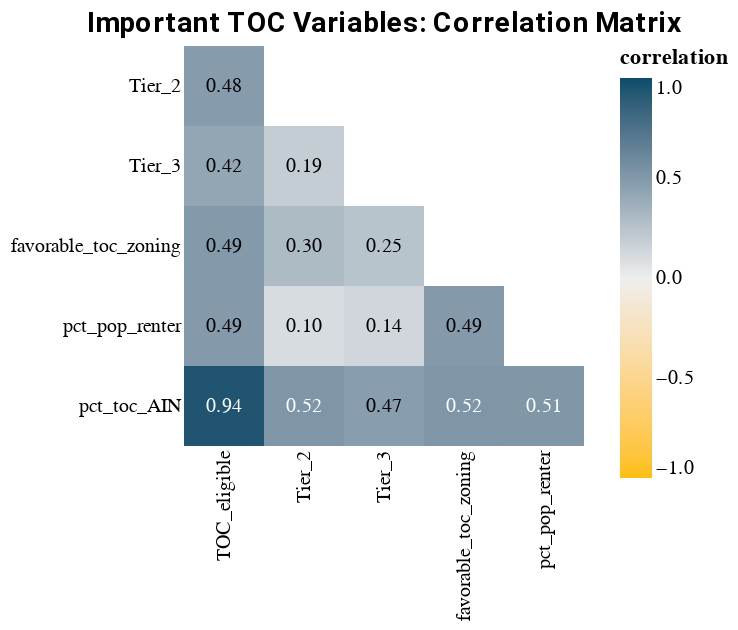

Source (notebook cell):
### Code cell
correlation_matrix(correlation_subset, "Important TOC Variables: Correlation Matrix")

### Figure 1 — Vega-Lite specification as saved in the notebook (floating-point values rounded to 4 significant figures)
{"config": {"view": {"continuousWidth": 400, "continuousHeight": 300, "strokeOpacity": 0}, "axis": {"domainOpacity": 0}, "title": {"anchor": "middle", "color": "black", "font": "Roboto", "fontSize": 14}}, "layer": [{"mark": "rect", "encoding": {"color": {"type": "quantitative", "field": "correlation", "legend": {"format": ".1f", "title": "correlation"}, "scale": {"domain": [-1.0, 1.0], "range": ["#FDBF11", "#EEEEEE", "#0A4C6A"]}}, "x": {"type": "nominal", "axis": {"ticks": false}, "field": "var1", "title": ""}, "y": {"type": "nominal", "axis": {"ticks": false}, "field": "var2", "title": ""}}, "height": {"step": 40}, "title": "Important TOC Variables: Correlation Matrix", "transform": [{"filter": "(datum.var1 < datum.var2)"}], "width": {"step": 40}}, {"mark": {"type": "text", "size": 10}, "encoding": {"color": {"condition": {"value": "white", "test": "datum.correlation > 0.5"}, "value": "black"}, "text": {"type": "quantitative", "field": "correlation", "format": ".2f"}, "x": {"type": "nominal", "axis": {"ticks": false}, "field": "var1", "title": ""}, "y": {"type": "nominal", "axis": {"ticks": false}, "field": "var2", "title": ""}}, "height": {"step": 40}, "title": "Important TOC Variables: Correlation Matrix", "transform": [{"filter": "(datum.var1 < datum.var2)"}], "width": {"step": 40}}], "data": {"name": "data-91d86a22acef0c10364b7d6eb123263e"}, "$schema": "https://vega.github.io/schema/vega-lite/v4.8.1.json", "datasets": {"data-91d86a22acef0c10364b7d6eb123263e": [{"var1": "pct_toc_AIN", "var2": "pct_toc_AIN", "correlation": 1.0}, {"var1": "TOC_eligible", "var2": "pct_toc_AIN", "correlation": 0.9425}, {"var1": "Tier_2", "var2": "pct_toc_AIN", "correlation": 0.5186}, {"var1": "Tier_3", "var2": "pct_toc_AIN", "correlation": 0.4732}, {"var1": "pct_pop_renter", "var2": "pct_toc_AIN", "correlation": 0.5116}, {"var1": "favorable_toc_zoning", "var2": "pct_toc_AIN", "correlation": 0.5214}, {"var1": "pct_toc_AIN", "var2": "TOC_eligible", "correlation": 0.9425}, {"var1": "TOC_eligible", "var2": "TOC_eligible", "correlation": 1.0}, {"var1": "Tier_2", "var2": "TOC_eligible", "correlation": 0.4806}, {"var1": "Tier_3", "var2": "TOC_eligible", "correlation": 0.4218}, {"var1": "pct_pop_renter", "var2": "TOC_eligible", "correlation": 0.494}, {"var1": "favorable_toc_zoning", "var2": "TOC_eligible", "correlation": 0.495}, {"var1": "pct_toc_AIN", "var2": "Tier_2", "correlation": 0.5186}, {"var1": "TOC_eligible", "var2": "Tier_2", "correlation": 0.4806}, {"var1": "Tier_2", "var2": "Tier_2", "correlation": 1.0}, {"var1": "Tier_3", "var2": "Tier_2", "correlation": 0.1918}, {"var1": "pct_pop_renter", "var2": "Tier_2", "correlation": 0.1041}, {"var1": "favorable_toc_zoning", "var2": "Tier_2", "correlation": 0.2962}, {"var1": "pct_toc_AIN", "var2": "Tier_3", "correlation": 0.4732}, {"var1": "TOC_eligible", "var2": "Tier_3", "correlation": 0.4218}, {"var1": "Tier_2", "var2": "Tier_3", "correlation": 0.1918}, {"var1": "Tier_3", "var2": "Tier_3", "correlation": 1.0}, {"var1": "pct_pop_renter", "var2": "Tier_3", "correlation": 0.1352}, {"var1": "favorable_toc_zoning", "var2": "Tier_3", "correlation": 0.2451}, {"var1": "pct_toc_AIN", "var2": "pct_pop_renter", "correlation": 0.5116}, {"var1": "TOC_eligible", "var2": "pct_pop_renter", "correlation": 0.494}, {"var1": "Tier_2", "var2": "pct_pop_renter", "correlation": 0.1041}, {"var1": "Tier_3", "var2": "pct_pop_renter", "correlation": 0.1352}, {"var1": "pct_pop_renter", "var2": "pct_pop_renter", "correlation": 1.0}, {"var1": "favorable_toc_zoning", "var2": "pct_pop_renter", "correlation": 0.4935}, {"var1": "pct_toc_AIN", "var2": "favorable_toc_zoning", "correlation": 0.5214}, {"var1": "TOC_eligible", "var2": "favorable_toc_zoning", "correlation": 0.495}, {"var1": "Tier_2", "var2": "favorable_toc_zoning", "correlation": 0.2962}, {"var1": "Tier_3", "var2": "favorable_toc_zoning", "correlation": 0.2451}, {"var1": "pct_pop_renter", "var2": "favorable_toc_zoning", "correlation": 0.4935}, {"var1": "favorable_toc_zoning", "var2": "favorable_toc_zoning", "correlation": 1.0}]}}
